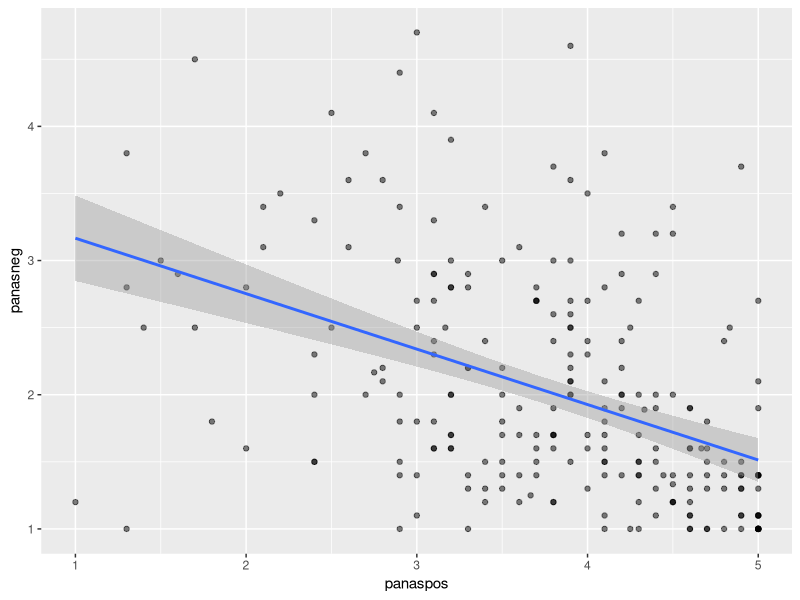

Source code (R):
## ---- chunk 1
install.packages("ggplot2")
install.packages("haven")
install.packages("dplyr")
install.packages("psych")
## ---- chunk 2
library(ggplot2)
library(dplyr)
library(haven)
library(psych)
## ---- chunk 3
sexismos <- read_sav("datos.sav")
## ---- chunk 4
glimpse(sexismos)
## ---- chunk 5
# double
vector_dbl <- c(1.3, -5.4, NA)

# integer
vector_int <- c(1L, 3L, NA)

# character
vector_chr <- c("1.3", "-5.4", NA)

# logical
vector_lgl <- c(TRUE, T, FALSE)

# factor
vector_fctr <- factor(c(1, 2, 3), levels = c(3, 2, 1))

# data.frame
datosdf <- data.frame(vector_dbl, vector_int, vector_chr, vector_lgl, vector_fctr)

# tibble
datostb <- tibble(vector_dbl, vector_int, vector_chr, vector_lgl, vector_fctr)
## ---- chunk 6
summary(sexismos)

sexismos |>
  summary()

sexismos |>
  describe()

sexismos |>
  select(where(is.numeric)) |>
  describe()
## ---- chunk 7
ggplot(sexismos) +
  aes(x=panaspos, y=panasneg) +
  geom_point(alpha = 0.5) +
  geom_smooth(method = lm)
## ---- chunk 8
sexismos <- sexismos |>
  mutate(P2Edad = P2Edad*12)
## ---- chunk 9
conHijos <- sexismos |>
  filter(P8Hijos1 == 1)
## ---- chunk 10
sexismos |>
  group_by(P6Estadocivil) |>
  summarise(
    medias_panaspos = mean(panaspos, na.rm = T))
